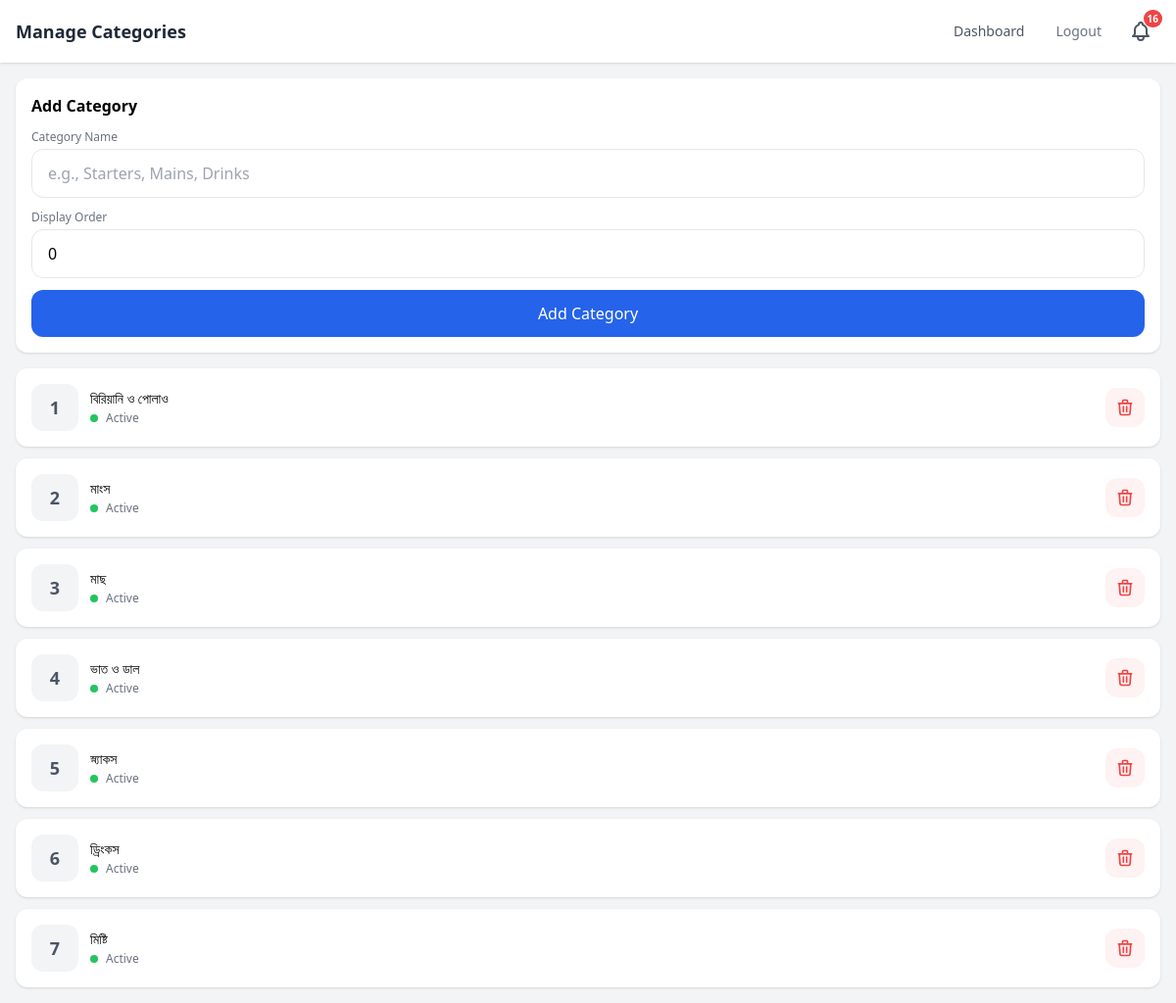
/admin/categories (signed in), run on the app's committed database.
### app/models/category.py (models this page shows, shortened)
class Category(db.Model):
    __tablename__ = "categories"
    id = db.Column(db.Integer, primary_key=True)
    name = db.Column(db.String(100), nullable=False)
    status = db.Column(db.Boolean, default=True)
    display_order = db.Column(db.Integer, default=0)
    products = db.relationship("Product", backref="category", lazy="dynamic")

### app/blueprints/admin/routes.py (the view)
@admin_bp.route("/categories", methods=["GET", "POST"])
@login_required
@admin_required
def categories():
    form = CategoryForm()
    if form.validate_on_submit():
        category = Category(name=form.name.data, display_order=form.display_order.data or 0)
        db.session.add(category)
        db.session.commit()
        flash("Category added", "success")
        return redirect(url_for("admin.categories"))
    categories = Category.query.order_by(Category.display_order).all()
    return render_template("admin/categories.html", categories=categories, form=form)

### app/blueprints/admin/forms.py
class CategoryForm(FlaskForm):
    name = StringField("Name", validators=[DataRequired(), Length(max=100)])
    display_order = IntegerField("Display Order", default=0, validators=[Optional()])

### app/blueprints/admin/routes.py (called while the page is built)
def admin_required(f):
    @wraps(f)
    def decorated_function(*args, **kwargs):
        if not current_user.is_authenticated or current_user.role != "admin":
            abort(403)
        return f(*args, **kwargs)
    return decorated_function

### app/models/staff_user.py (called while the page is built)
@login_manager.user_loader
def load_user(user_id):
    return StaffUser.query.get(int(user_id))

### app/templates/admin/categories.html (shortened to what this page needs)
{% extends "base.html" %}
{% block content %}
<div class="min-h-screen bg-gray-100">
    <nav class="bg-white shadow safe-area-top">
        <div class="px-4 py-3 flex items-center justify-between">
            <h1 class="text-lg font-bold text-gray-800">Manage Categories</h1>
            <div class="flex items-center gap-2">
                <a href="/admin/" class="text-gray-600 text-sm px-3 py-2">Dashboard</a>
                <a href="/admin/logout" class="text-gray-500 text-sm px-3 py-2">Logout</a>
                {% include "admin/_bell.html" %}
            </div>
        </div>
    </nav>
    <main class="px-4 py-4">
        <div class="bg-white rounded-xl shadow p-4 mb-4">
            <h2 class="text-base font-bold mb-3">Add Category</h2>
            <form method="POST" class="space-y-3">
                <div>
                    <label class="block text-xs text-gray-500 mb-1">Category Name</label>
                    {{ form.name(placeholder="e.g., Starters, Mains, Drinks", class="w-full px-4 py-3 border rounded-xl focus:outline-none focus:ring-2 focus:ring-blue-500") }}
                </div>
                <div>
                    <label class="block text-xs text-gray-500 mb-1">Display Order</label>
                    {{ form.display_order(placeholder="1, 2, 3...", class="w-full px-4 py-3 border rounded-xl focus:outline-none focus:ring-2 focus:ring-blue-500") }}
                </div>
                <button type="submit" class="w-full bg-blue-600 text-white py-3 rounded-xl font-medium active:bg-blue-700 active:scale-95 transition-all">
                    Add Category
                </button>
            </form>
        </div>
        <div class="space-y-3">
            {% for category in categories %}
            <div class="bg-white rounded-xl shadow p-4">
                <div class="flex items-center justify-between">
                    <div class="flex items-center gap-3">
                        <div class="w-12 h-12 bg-gray-100 rounded-xl flex items-center justify-center">
                            <span class="text-lg font-bold text-gray-600">{{ category.display_order }}</span>
                        </div>
                        <div>
                            <h3 class="font-medium text-sm">{{ category.name }}</h3>
                            <div class="flex items-center gap-2 mt-0.5">
                                <span class="w-2 h-2 rounded-full {{ 'bg-green-500' if category.status else 'bg-red-500' }}"></span>
                                <span class="text-xs text-gray-500">{{ 'Active' if category.status else 'Inactive' }}</span>
                            </div>
                        </div>
                    </div>
                    <form method="POST" action="/admin/categories/{{ category.id }}/delete"
                        onsubmit="return confirm('Delete this category?')">
                        <button type="submit" class="w-10 h-10 bg-red-50 text-red-500 rounded-xl flex items-center justify-center active:bg-red-100 transition-all">
                            <svg class="w-5 h-5" fill="none" stroke="currentColor" viewBox="0 0 24 24">
                                <path stroke-linecap="round" stroke-linejoin="round" stroke-width="2" d="M19 7l-.867 12.142A2 2 0 0116.138 21H7.862a2 2 0 01-1.995-1.858L5 7m5 4v6m4-6v6m1-10V4a1 1 0 00-1-1h-4a1 1 0 00-1 1v3M4 7h16"/>
                            </svg>
                        </button>
                    </form>
                </div>
            </div>
            {% endfor %}
        </div>
    </main>
</div>
{% endblock %}

### app/templates/base.html (style rules this page uses)
* { -webkit-tap-highlight-color: transparent; }
input, textarea, select { font-size: 16px !important; }

### data on the page
Category: display_order "1", name "বিরিয়ানি ও পোলাও", status "Active"
Category: display_order "2", name "মাংস", status "Active"
Category: display_order "3", name "মাছ", status "Active"
Category: display_order "4", name "ভাত ও ডাল", status "Active"
Category: display_order "5", name "স্ন্যাকস", status "Active"
Category: display_order "6", name "ড্রিংকস", status "Active"
Category: display_order "7", name "মিষ্টি", status "Active"
